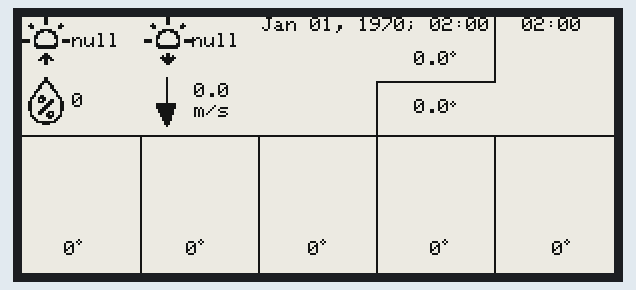
A program run on a simulated ESP32. Shown: 296×128 one-colour display. WiFi joins after 1.5 s; servers stay silent unless stated; uploads are accepted with an empty reply; what the program prints to the serial monitor is not drawn.

Above: at 4.2 s.

The program:

main.cpp
```cpp
/*
  Pinbelegung:
  Display:      ESP32 Lolin32:
  BUSY          4
  RST           16
  DC            17
  CS            5   (SS)
  CLK           18  (SCK)
  DIN           23  (MOSI)
  GND           GND
  3.3V          3V

  BME280:       ESP32 Lolin32:
  VCC           3V
  GND           GND
  SCL           22
  SDA           21
*/

/************************( Importieren der genutzten Bibliotheken )************************/

// Bibliothek zum Umgang mit Zeiten
#include <time.h>

// Bibliothek zur Nutzung von WiFi
#include <WiFi.h>

// Bibliothek zur Nutzung von http
#include <HTTPClient.h>

// Bibliothek für ePaper-Displays
#include <GxEPD.h>

// Genutztes Display 2.9 inch Schwarz / Weiss E-Ink Display
#include <GxGDEH029A1/GxGDEH029A1.cpp>

#include <GxIO/GxIO_SPI/GxIO_SPI.cpp>
#include <GxIO/GxIO.cpp>

// Bibliothek, um JSON-Strings nutzen zu können
#include <ArduinoJson.h>

// Icons
#include <../lib/icons/clear_sky.h>
#include <../lib/icons/few_clouds.h>
#include <../lib/icons/humidity.h>
#include <../lib/icons/mist.h>
#include <../lib/icons/rain.h>
#include <../lib/icons/scattered_broken_clouds.h>
#include <../lib/icons/shower_rain.h>
#include <../lib/icons/snow.h>
#include <../lib/icons/sunrise.h>
#include <../lib/icons/sunset.h>
#include <../lib/icons/thunderstorm.h>
#include <../lib/icons/wind.h>

/**************************(Definieren der genutzten Variablen)****************************/

// WiFi Daten
const char *ssid = "***SSID***";
const char *password = "***WIFI_PASSWORD***";

// Referenzen deklarieren
const char *current_url = "http://api.weatherbit.io/v2.0/current?city_id=***CITY_ID***&key=***API_KEY***&lang=DE";
const char *oneday3hourly_url = "https://api.weatherbit.io/v2.0/forecast/3hourly?city_id=***CITY_ID***&key=***API_KEY***&lang=DE&days=1";
const char *forecast_url = "https://api.weatherbit.io/v2.0/forecast/daily?city_id=***CITY_ID***&key=***API_KEY***&lang=DE";

// Konstanten fuer horizontale Rasterhoehe des Forecasts deklarieren
const int yForecastSymbol = 63;

// genutzte Ports definieren
GxIO_Class io(SPI, SS, 17, 16); //SPI,SS,DC,RST
GxEPD_Class display(io, 16, 4); //io,RST,BUSY

/*****************************************( Setup )****************************************/
void setup()
{
    Serial.begin(9600);

    WiFi.begin(ssid, password);

    display.init();                    // e-Ink Display initialisieren
    display.setRotation(1);            // Display um 90° drehen
    display.setTextColor(GxEPD_BLACK); // Schriftfarbe Schwarz
    display.setTextSize(1);            // Schriftgroesse 1

    while (WiFi.status() != WL_CONNECTED)
    {
        delay(500);
        Serial.print(".");
    }
}

String calculateTime(long zeit, bool param)
{
    zeit += 7200;
    char s[30];
    size_t i;
    struct tm tim;
    tim = *(gmtime(&zeit));
    if (param == true)
    {
        i = strftime(s, 30, "%H:%M\n", &tim);
    }
    else
    {
        i = strftime(s, 30, "%b %d, %Y; %H:%M\n", &tim);
    }
    return s;
}

double calcXPoint(int xstart, int radius, int angle)
{
    if (angle >= 360)
    {
        angle = angle - 360;
    }
    if (angle < 0)
    {
        angle = angle + 360;
    }
    return (xstart + (radius * sin(angle * PI / 180)));
}

double calcYPoint(int ystart, int radius, int angle)
{
    if (angle >= 360)
    {
        angle = angle - 360;
    }
    if (angle < 0)
    {
        angle = angle + 360;
    }
    return (ystart + (radius * cos(angle * PI / 180) * -1));
}

int drawWind(int angle, int x, int y, int r)
{
    x += r;
    y += r;
    double xPoint1 = calcXPoint(x, r, angle);
    double yPoint1 = calcYPoint(y, r, angle);
    double xPoint2 = calcXPoint(x, r, angle + 180);
    double yPoint2 = calcYPoint(y, r, angle + 180);
    double xPoint3 = calcXPoint(xPoint2, r, angle + 24);
    double yPoint3 = calcYPoint(yPoint2, r, angle + 24);
    double xPoint4 = calcXPoint(xPoint2, r, angle - 24);
    double yPoint4 = calcYPoint(yPoint2, r, angle - 24);
    display.drawLine(xPoint1, yPoint1, xPoint2, yPoint2, GxEPD_BLACK);
    display.fillTriangle(xPoint2, yPoint2, xPoint3, yPoint3, xPoint4, yPoint4, GxEPD_BLACK);
}

void drawWeatherSymbol(int x, int y, int weather_id)
{
    // Wetter-Symbol zeichnen
    if (weather_id == 800)
    {
        display.drawBitmap(x, y, gImage_clear_sky, 48, 48, GxEPD_BLACK);
    }
    if (weather_id >= 801 && weather_id <= 802)
    {
        display.drawBitmap(x, y, gImage_few_clouds, 48, 48, GxEPD_BLACK);
    }
    if (weather_id >= 803 && weather_id <= 804)
    {
        display.drawBitmap(x, y, gImage_scattered_broken_clouds, 48, 48, GxEPD_BLACK);
    }
    if (weather_id >= 700 && weather_id <= 751)
    {
        display.drawBitmap(x, y, gImage_mist, 48, 48, GxEPD_BLACK);
    }
    if ((weather_id >= 600 && weather_id <= 623) || weather_id == 511)
    {
        display.drawBitmap(x, y, gImage_snow, 48, 48, GxEPD_BLACK);
    }
    if (weather_id >= 500 && weather_id <= 511)
    {
        display.drawBitmap(x, y, gImage_rain, 48, 48, GxEPD_BLACK);
    }
    if ((weather_id >= 520 && weather_id <= 522) || (weather_id >= 300 && weather_id <= 302))
    {
        display.drawBitmap(x, y, gImage_shower_rain, 48, 48, GxEPD_BLACK);
    }
    if (weather_id >= 200 && weather_id <= 233)
    {
        display.drawBitmap(x, y, gImage_thunderstorm, 48, 48, GxEPD_BLACK);
    }
}

void drawCurrent(String url)
{
    HTTPClient http;
    http.begin(url);
    http.GET();
    String payload = http.getString();
    http.end();

    const size_t bufferSize = JSON_ARRAY_SIZE(1) + JSON_OBJECT_SIZE(2) + JSON_OBJECT_SIZE(3) + JSON_OBJECT_SIZE(33) + 570;
    DynamicJsonBuffer jsonBuffer(bufferSize);
    JsonObject &current_data = jsonBuffer.parseObject(payload);

    long dt = current_data["data"][0]["ts"];
    float temp = current_data["data"][0]["temp"];
    int humidity = current_data["data"][0]["rh"];
    int weather_code_current = current_data["data"][0]["weather"]["code"];
    String sunrise = current_data["data"][0]["sunrise"];
    String sunset = current_data["data"][0]["sunset"];
    float wind_speed = current_data["data"][0]["wind_spd"];
    int wind_deg = current_data["data"][0]["wind_dir"];

    // Zeitstempel zeichnen
    display.setCursor(120, 0);
    display.print(calculateTime(dt, false));

    // Aktuelles Wettersymbol zeichnen
    drawWeatherSymbol(122, 9, weather_code_current);

    // Cursor setzen, Temperatur zeichnen
    display.setCursor(190, 17);
    if (temp >= 0 && temp < 10)
    {
        display.print(" ");
    }
    if (temp > 10 || (temp < 0 && temp > (-10)))
    {
        display.print("");
    }
    display.print(temp, 1);
    // Grad-Zeichen zeichnen
    display.drawCircle(215, 18, 1, GxEPD_BLACK);

    // Sonnenaufgang: Cursor setzen, Zeit zeichnen
    display.setCursor(25, 8);
    display.print(sunrise);

    // Sonnenuntergang: Cursor setzen, Zeit zeichnen
    display.setCursor(85, 8);
    display.print(sunset);

    // Luftfeuchtigkeit: Cursor setzen, Luftfeuchtigkeit zeichnen
    display.setCursor(25, 38);
    display.print(humidity);

    // Wind: Cursor setzen, Windrichtung & Geschwindigkeit zeichnen
    drawWind(wind_deg, 60, 30, 12);
    display.setCursor(86, 33);
    display.print(wind_speed, 1);
}

void drawOneday3hourly(String url)
{
    HTTPClient http;
    http.begin(url);
    http.GET();
    String payload = http.getString();
    http.end();

    const size_t bufferSize = JSON_ARRAY_SIZE(8) + 8 * JSON_OBJECT_SIZE(3) + JSON_OBJECT_SIZE(7) + 4 * JSON_OBJECT_SIZE(22) + 4 * JSON_OBJECT_SIZE(24) + 2800;
    DynamicJsonBuffer jsonBuffer(bufferSize);
    JsonObject &outlook_data = jsonBuffer.parseObject(payload);

    long dt = outlook_data["data"][0]["ts"];
    float temp = outlook_data["data"][0]["temp"];
    int weather_code_outlook = outlook_data["data"][0]["weather"]["code"];

    // Wettersymbol fuer die naechste Stunde zeichnen
    drawWeatherSymbol(244, 9, weather_code_outlook);

    // Zeitstempel zeichnen
    display.setCursor(250, 0);
    display.print(calculateTime(dt, true));

    // Cursor setzen, Temperatur zeichnen
    display.setCursor(190, 41);
    if (temp >= 0 && temp < 10)
    {
        display.print(" ");
    }
    display.print(temp, 1);
    // Grad-Zeichen zeichnen
    display.drawCircle(215, 43, 1, GxEPD_BLACK);
}

void drawForecast(String url)
{
    HTTPClient http;
    http.begin(url);
    http.GET();
    String payload = http.getString();
    http.end();

    const size_t bufferSize = JSON_ARRAY_SIZE(16) + 16 * JSON_OBJECT_SIZE(3) + JSON_OBJECT_SIZE(7) + 16 * JSON_OBJECT_SIZE(24) + 6500;
    DynamicJsonBuffer jsonBuffer(bufferSize);
    JsonObject &forecast_data = jsonBuffer.parseObject(payload);

    int xForecastSymbol = 0;
    for (int i = 1; i <= 5; i++)
    {
        int weather_code_forecast = forecast_data["data"][i]["weather"]["code"];
        int temp = forecast_data["data"][i]["temp"];
        String datetime = forecast_data["data"][i]["datetime"];
        datetime.remove(0, 5);

        drawWeatherSymbol(xForecastSymbol, yForecastSymbol, weather_code_forecast);

        display.setCursor(xForecastSymbol + 15, yForecastSymbol + 49);
        if (temp >= 0 && temp < 10)
        {
            display.print(" ");
        }
        if (temp > 10 || (temp < 0 && temp > (-10)))
        {
            display.print("");
        }
        display.print(temp);

        // Grad-Zeichen zeichnen
        display.drawCircle(xForecastSymbol + 28, yForecastSymbol + 49, 1, GxEPD_BLACK);

        // Datum (MM-DD) zeichnen
        display.setCursor(xForecastSymbol + 10, yForecastSymbol + 58);
        display.print(datetime);
        xForecastSymbol += 61;
    }
}

/*************************************(Hauptprogramm)**************************************/
void loop()
{
    // Bereich von current & outlook mit leerem rechteck füllen
    display.fillRect(0, 0, GxEPD_HEIGHT, GxEPD_WIDTH, GxEPD_WHITE);

    WiFiClient client;

    // aktuelles Wetter zeichnen
    drawCurrent(current_url);

    // Sonnenaufgang: Symbol zeichnen
    display.drawBitmap(0, 0, gImage_sunrise, 24, 24, GxEPD_BLACK);
    // Sonnenuntergang: Symbol zeichnen
    display.drawBitmap(61, 0, gImage_sunset, 24, 24, GxEPD_BLACK);
    // Luftfeuchtigkeit: Symbol zeichnen
    display.drawBitmap(0, 30, gImage_humidity, 24, 24, GxEPD_BLACK);
    // Wind: Geschwindigkeitseinheit unter Geschwindigkeit zeichnen
    display.setCursor(86, 43);
    display.print("m/s");

    // Ausblick für naechste Stunde zeichnen
    drawOneday3hourly(oneday3hourly_url);

    // Linien zur Trennung von current und outlook
    display.drawLine(236, 0, 236, 31, GxEPD_BLACK);
    display.drawLine(177, 32, 236, 32, GxEPD_BLACK);
    display.drawLine(177, 33, 177, 58, GxEPD_BLACK);

    display.drawLine(0, 59, 296, 59, GxEPD_BLACK); // Mittlere horizontale Linie zeichnen

    // Strukturen fuer die naechsten 5 Tage erstellen und befuellen, fuer jeden Tag Symbol zeichnen, Temperatur und Datum schreiben
    drawForecast(forecast_url);

    // vertikales Raster zeichnen
    display.drawLine(59, 60, 59, GxEPD_WIDTH, GxEPD_BLACK);
    display.drawLine(118, 60, 118, GxEPD_WIDTH, GxEPD_BLACK);
    display.drawLine(177, 60, 177, GxEPD_WIDTH, GxEPD_BLACK);
    display.drawLine(236, 60, 236, GxEPD_WIDTH, GxEPD_BLACK);

    // Display updaten
    display.update();

    delay(900000);
}
```
